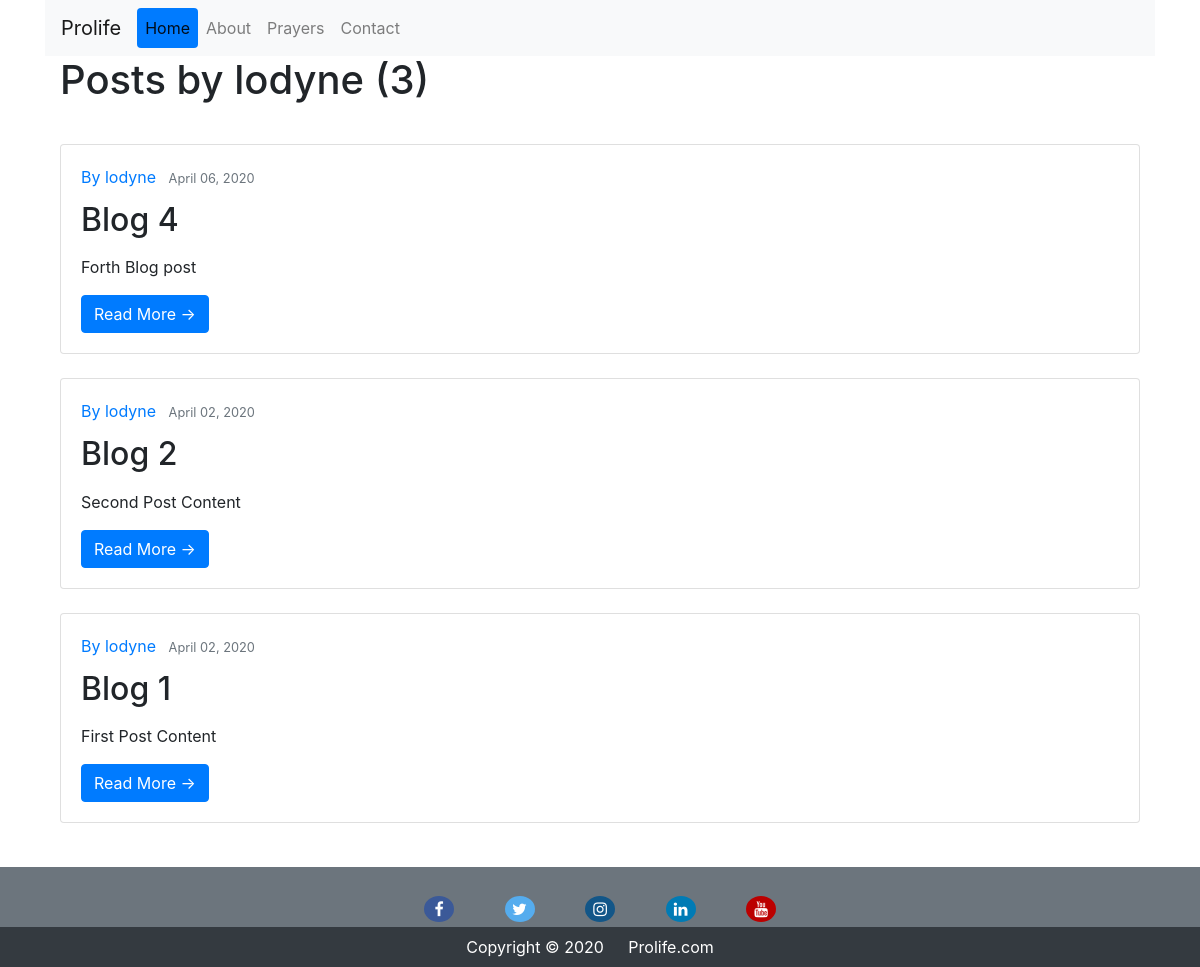
The app's page /user/lodyne, older data.
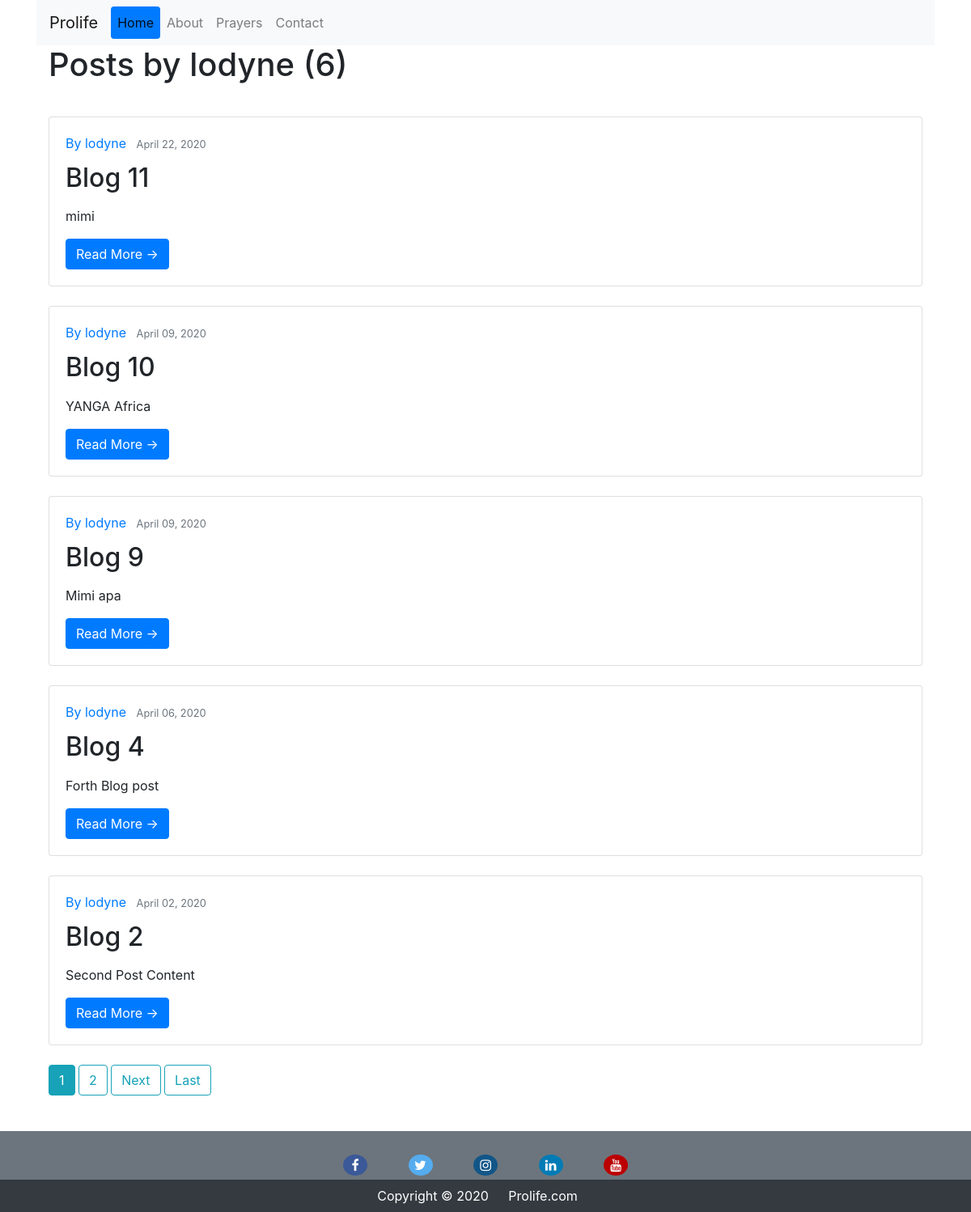
The same page, newer data.
### blog/models.py (models this page shows, shortened)
class Post(models.Model):
    title = models.CharField(max_length=100)
    content= models.TextField()
    date_posted=models.DateTimeField(default=timezone.now)
    author=models.ForeignKey(User, on_delete=models.CASCADE)

### blog/views.py (the view)
# urls.py: path('user/<str:username>',UserPostListView.as_view(),name='user_posts'),
class UserPostListView(ListView):
    model= Post
    template_name='blog/user_posts.html'
    context_object_name='posts'
    ordering = ['-date_posted']
    paginate_by = 5
    def get_queryset(self):
        user=get_object_or_404(User, username=self.kwargs.get('username'))
        return Post.objects.filter(author=user).order_by('-date_posted')

### blog/templates/blog/user_posts.html
{% extends 'blog/home.html' %}
{% block home %}
    <h1 class="mb-3">Posts by {{ view.kwargs.username }} ({{ page_obj.paginator.count }})</h1>
{% endblock home %}

### blog/templates/blog/home.html (shortened to what this page needs)
{% extends 'blog/base.html' %}
{% block content %}
    {% block home %}
    {% endblock home %}
    <br class="my-2">
    {% for post in posts %}
        <div class="card">
            <div class="card-body">
                <div class="article-metadata">
                    <a class="mr-2" href="{% url 'user_posts' post.author.username %}">By {{ post.author }} </a>
                    <small class="text-muted">{{post.date_posted | date:"F d, Y"}}</small>
                </div>
                <h4 class="card-title">
                    <h2>{{ post.title }}</h2>
                </h4>
                <p class="card-text">{{ post.content|safe|truncatewords:"50"|linebreaks }}</p>
                <a href="{% url 'post-detail' post.id %}" class="btn btn-primary">Read More &rarr;</a>
            </div>
        </div>
        <br class="my-2">
    {% endfor %}
    {% include 'blog/paginator.html' %}
{% endblock content %}

Row changes from the older to the newer data that the page shows:
no longer on this page (row unchanged): Post: author "lodyne", date_posted "April 02, 2020", title "Blog 1", content "First Post Content"
added Post: author "lodyne", date_posted "April 22, 2020", title "Blog 11", content "mimi"
added Post: author "lodyne", date_posted "April 09, 2020", title "Blog 10", content "YANGA Africa"
added Post: author "lodyne", date_posted "April 09, 2020", title "Blog 9", content "Mimi apa"
Text that changed along with them:
{{ page_obj.paginator.count }}: "3" → "6"
new list line: "1"
new list line: "2"
text now shown: "Next Last"
